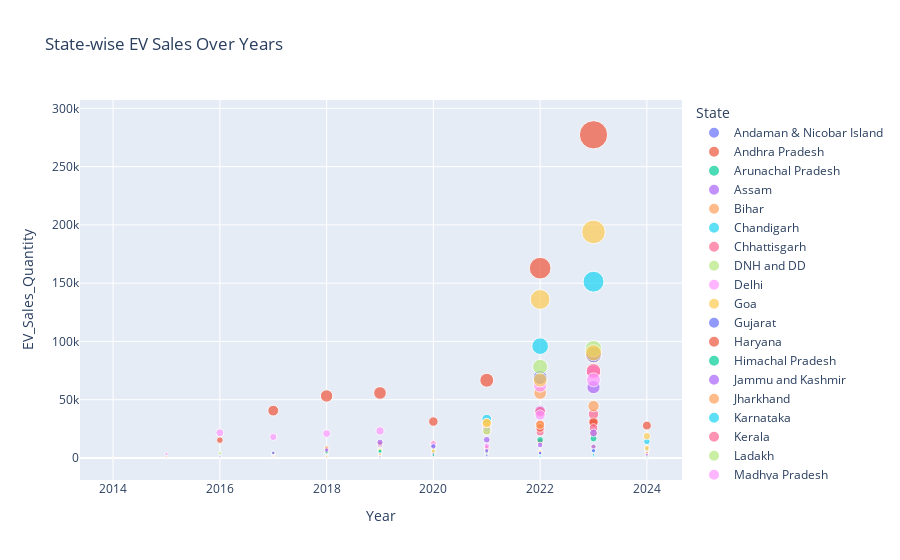

The cell this chart's notebook holds for it:
### Markdown cell above
## Multivariate Analysis

### Code cell
state_year_sales = data.groupby(["State", "Year"])["EV_Sales_Quantity"].sum().reset_index()
fig = px.scatter(state_year_sales, x = "Year", y = "EV_Sales_Quantity", color = "State", size = "EV_Sales_Quantity", hover_name = "State",
                 title="State-wise EV Sales Over Years")
fig.show()

### Figure 1 — Plotly figure (JSON) as saved in the notebook; plotly's stock layout.template omitted (floating-point values rounded to 4 significant figures)
{"data": [{"hovertemplate": "<b>%{hovertext}</b><br><br>State=Andaman & Nicobar Island<br>Year=%{x}<br>EV_Sales_Quantity=%{marker.size}<extra></extra>", "hovertext": ["Andaman & Nicobar Island", "Andaman & Nicobar Island", "Andaman & Nicobar Island", "Andaman & Nicobar Island", "Andaman & Nicobar Island", "Andaman & Nicobar Island", "Andaman & Nicobar Island", "Andaman & Nicobar Island", "Andaman & Nicobar Island", "Andaman & Nicobar Island", "Andaman & Nicobar Island"], "legendgroup": "Andaman & Nicobar Island", "marker": {"color": "#636efa", "size": [0, 0, 0, 0, 20, 2, 36, 92, 23, 26, 3], "sizemode": "area", "sizeref": 693.2, "symbol": "circle"}, "mode": "markers", "name": "Andaman & Nicobar Island", "orientation": "v", "showlegend": true, "type": "scatter", "x": [2014, 2015, 2016, 2017, 2018, 2019, 2020, 2021, 2022, 2023, 2024], "xaxis": "x", "y": [0, 0, 0, 0, 20, 2, 36, 92, 23, 26, 3], "yaxis": "y"}, {"hovertemplate": "<b>%{hovertext}</b><br><br>State=Andhra Pradesh<br>Year=%{x}<br>EV_Sales_Quantity=%{marker.size}<extra></extra>", "hovertext": ["Andhra Pradesh", "Andhra Pradesh", "Andhra Pradesh", "Andhra Pradesh", "Andhra Pradesh", "Andhra Pradesh", "Andhra Pradesh", "Andhra Pradesh", "Andhra Pradesh", "Andhra Pradesh", "Andhra Pradesh"], "legendgroup": "Andhra Pradesh", "marker": {"color": "#EF553B", "size": [12, 8, 20, 0, 1165, 2123, 1623, 9540, 29006, 31506, 2353], "sizemode": "area", "sizeref": 693.2, "symbol": "circle"}, "mode": "markers", "name": "Andhra Pradesh", "orientation": "v", "showlegend": true, "type": "scatter", "x": [2014, 2015, 2016, 2017, 2018, 2019, 2020, 2021, 2022, 2023, 2024], "xaxis": "x", "y": [12, 8, 20, 0, 1165, 2123, 1623, 9540, 29006, 31506, 2353], "yaxis": "y"}, {"hovertemplate": "<b>%{hovertext}</b><br><br>State=Arunachal Pradesh<br>Year=%{x}<br>EV_Sales_Quantity=%{marker.size}<extra></extra>", "hovertext": ["Arunachal Pradesh", "Arunachal Pradesh", "Arunachal Pradesh", "Arunachal Pradesh", "Arunachal Pradesh", "Arunachal Pradesh", "Arunachal Pradesh", "Arunachal Pradesh", "Arunachal Pradesh", "Arunachal Pradesh", "Arunachal Pradesh"], "legendgroup": "Arunachal Pradesh", "marker": {"color": "#00cc96", "size": [0, 0, 1, 0, 1, 1, 5, 2, 2, 21, 7], "sizemode": "area", "sizeref": 693.2, "symbol": "circle"}, "mode": "markers", "name": "Arunachal Pradesh", "orientation": "v", "showlegend": true, "type": "scatter", "x": [2014, 2015, 2016, 2017, 2018, 2019, 2020, 2021, 2022, 2023, 2024], "xaxis": "x", "y": [0, 0, 1, 0, 1, 1, 5, 2, 2, 21, 7], "yaxis": "y"}, {"hovertemplate": "<b>%{hovertext}</b><br><br>State=Assam<br>Year=%{x}<br>EV_Sales_Quantity=%{marker.size}<extra></extra>", "hovertext": ["Assam", "Assam", "Assam", "Assam", "Assam", "Assam", "Assam", "Assam", "Assam", "Assam", "Assam"], "legendgroup": "Assam", "marker": {"color": "#ab63fa", "size": [2, 23, 19, 3833, 7403, 10867, 8357, 15633, 40720, 60798, 4262], "sizemode": "area", "sizeref": 693.2, "symbol": "circle"}, "mode": "markers", "name": "Assam", "orientation": "v", "showlegend": true, "type": "scatter", "x": [2014, 2015, 2016, 2017, 2018, 2019, 2020, 2021, 2022, 2023, 2024], "xaxis": "x", "y": [2, 23, 19, 3833, 7403, 10867, 8357, 15633, 40720, 60798, 4262], "yaxis": "y"}, {"hovertemplate": "<b>%{hovertext}</b><br><br>State=Bihar<br>Year=%{x}<br>EV_Sales_Quantity=%{marker.size}<extra></extra>", "hovertext": ["Bihar", "Bihar", "Bihar", "Bihar", "Bihar", "Bihar", "Bihar", "Bihar", "Bihar", "Bihar", "Bihar"], "legendgroup": "Bihar", "marker": {"color": "#FFA15A", "size": [12, 69, 1100, 3593, 8469, 12380, 12447, 23082, 55752, 88186, 8375], "sizemode": "area", "sizeref": 693.2, "symbol": "circle"}, "mode": "markers", "name": "Bihar", "orientation": "v", "showlegend": true, "type": "scatter", "x": [2014, 2015, 2016, 2017, 2018, 2019, 2020, 2021, 2022, 2023, 2024], "xaxis": "x", "y": [12, 69, 1100, 3593, 8469, 12380, 12447, 23082, 55752, 88186, 8375], "yaxis": "y"}, {"hovertemplate": "<b>%{hovertext}</b><br><br>State=Chandigarh<br>Year=%{x}<br>EV_Sales_Quantity=%{marker.size}<extra></extra>", "hovertext": ["Chandigarh", "Chandigarh", "Chandigarh", "Chandigarh", "Chandigarh", "Chandigarh", "Chandigarh", "Chandigarh", "Chandigarh", "Chandigarh", "Chandigarh"], "legendgroup": "Chandigarh", "marker": {"color": "#19d3f3", "size": [0, 2, 1, 23, 213, 506, 369, 734, 2719, 6333, 553], "sizemode": "area", "sizeref": 693.2, "symbol": "circle"}, "mode": "markers", "name": "Chandigarh", "orientation": "v", "showlegend": true, "type": "scatter", "x": [2014, 2015, 2016, 2017, 2018, 2019, 2020, 2021, 2022, 2023, 2024], "xaxis": "x", "y": [0, 2, 1, 23, 213, 506, 369, 734, 2719, 6333, 553], "yaxis": "y"}, {"hovertemplate": "<b>%{hovertext}</b><br><br>State=Chhattisgarh<br>Year=%{x}<br>EV_Sales_Quantity=%{marker.size}<extra></extra>", "hovertext": ["Chhattisgarh", "Chhattisgarh", "Chhattisgarh", "Chhattisgarh", "Chhattisgarh", "Chhattisgarh", "Chhattisgarh", "Chhattisgarh", "Chhattisgarh", "Chhattisgarh", "Chhattisgarh"], "legendgroup": "Chhattisgarh", "marker": {"color": "#FF6692", "size": [123, 86, 192, 945, 1902, 2744, 1489, 4214, 22363, 37638, 3579], "sizemode": "area", "sizeref": 693.2, "symbol": "circle"}, "mode": "markers", "name": "Chhattisgarh", "orientation": "v", "showlegend": true, "type": "scatter", "x": [2014, 2015, 2016, 2017, 2018, 2019, 2020, 2021, 2022, 2023, 2024], "xaxis": "x", "y": [123, 86, 192, 945, 1902, 2744, 1489, 4214, 22363, 37638, 3579], "yaxis": "y"}, {"hovertemplate": "<b>%{hovertext}</b><br><br>State=DNH and DD<br>Year=%{x}<br>EV_Sales_Quantity=%{marker.size}<extra></extra>", "hovertext": ["DNH and DD", "DNH and DD", "DNH and DD", "DNH and DD", "DNH and DD", "DNH and DD", "DNH and DD", "DNH and DD", "DNH and DD", "DNH and DD", "DNH and DD"], "legendgroup": "DNH and DD", "marker": {"color": "#B6E880", "size": [0, 2, 2, 1, 19, 19, 24, 29, 140, 160, 35], "sizemode": "area", "sizeref": 693.2, "symbol": "circle"}, "mode": "markers", "name": "DNH and DD", "orientation": "v", "showlegend": true, "type": "scatter", "x": [2014, 2015, 2016, 2017, 2018, 2019, 2020, 2021, 2022, 2023, 2024], "xaxis": "x", "y": [0, 2, 2, 1, 19, 19, 24, 29, 140, 160, 35], "yaxis": "y"}, {"hovertemplate": "<b>%{hovertext}</b><br><br>State=Delhi<br>Year=%{x}<br>EV_Sales_Quantity=%{marker.size}<extra></extra>", "hovertext": ["Delhi", "Delhi", "Delhi", "Delhi", "Delhi", "Delhi", "Delhi", "Delhi", "Delhi", "Delhi", "Delhi"], "legendgroup": "Delhi", "marker": {"color": "#FF97FF", "size": [48, 3565, 21688, 18042, 20961, 23222, 12378, 25815, 62265, 73487, 7067], "sizemode": "area", "sizeref": 693.2, "symbol": "circle"}, "mode": "markers", "name": "Delhi", "orientation": "v", "showlegend": true, "type": "scatter", "x": [2014, 2015, 2016, 2017, 2018, 2019, 2020, 2021, 2022, 2023, 2024], "xaxis": "x", "y": [48, 3565, 21688, 18042, 20961, 23222, 12378, 25815, 62265, 73487, 7067], "yaxis": "y"}, {"hovertemplate": "<b>%{hovertext}</b><br><br>State=Goa<br>Year=%{x}<br>EV_Sales_Quantity=%{marker.size}<extra></extra>", "hovertext": ["Goa", "Goa", "Goa", "Goa", "Goa", "Goa", "Goa", "Goa", "Goa", "Goa", "Goa"], "legendgroup": "Goa", "marker": {"color": "#FECB52", "size": [9, 4, 34, 39, 26, 41, 80, 1095, 5686, 9440, 928], "sizemode": "area", "sizeref": 693.2, "symbol": "circle"}, "mode": "markers", "name": "Goa", "orientation": "v", "showlegend": true, "type": "scatter", "x": [2014, 2015, 2016, 2017, 2018, 2019, 2020, 2021, 2022, 2023, 2024], "xaxis": "x", "y": [9, 4, 34, 39, 26, 41, 80, 1095, 5686, 9440, 928], "yaxis": "y"}, {"hovertemplate": "<b>%{hovertext}</b><br><br>State=Gujarat<br>Year=%{x}<br>EV_Sales_Quantity=%{marker.size}<extra></extra>", "hovertext": ["Gujarat", "Gujarat", "Gujarat", "Gujarat", "Gujarat", "Gujarat", "Gujarat", "Gujarat", "Gujarat", "Gujarat", "Gujarat"], "legendgroup": "Gujarat", "marker": {"color": "#636efa", "size": [76, 81, 142, 174, 498, 945, 1120, 9775, 68997, 88617, 6288], "sizemode": "area", "sizeref": 693.2, "symbol": "circle"}, "mode": "markers", "name": "Gujarat", "orientation": "v", "showlegend": true, "type": "scatter", "x": [2014, 2015, 2016, 2017, 2018, 2019, 2020, 2021, 2022, 2023, 2024], "xaxis": "x", "y": [76, 81, 142, 174, 498, 945, 1120, 9775, 68997, 88617, 6288], "yaxis": "y"}, {"hovertemplate": "<b>%{hovertext}</b><br><br>State=Haryana<br>Year=%{x}<br>EV_Sales_Quantity=%{marker.size}<extra></extra>", "hovertext": ["Haryana", "Haryana", "Haryana", "Haryana", "Haryana", "Haryana", "Haryana", "Haryana", "Haryana", "Haryana", "Haryana"], "legendgroup": "Haryana", "marker": {"color": "#EF553B", "size": [9, 55, 1381, 2488, 4623, 5108, 2982, 8661, 25859, 30489, 3595], "sizemode": "area", "sizeref": 693.2, "symbol": "circle"}, "mode": "markers", "name": "Haryana", "orientation": "v", "showlegend": true, "type": "scatter", "x": [2014, 2015, 2016, 2017, 2018, 2019, 2020, 2021, 2022, 2023, 2024], "xaxis": "x", "y": [9, 55, 1381, 2488, 4623, 5108, 2982, 8661, 25859, 30489, 3595], "yaxis": "y"}, {"hovertemplate": "<b>%{hovertext}</b><br><br>State=Himachal Pradesh<br>Year=%{x}<br>EV_Sales_Quantity=%{marker.size}<extra></extra>", "hovertext": ["Himachal Pradesh", "Himachal Pradesh", "Himachal Pradesh", "Himachal Pradesh", "Himachal Pradesh", "Himachal Pradesh", "Himachal Pradesh", "Himachal Pradesh", "Himachal Pradesh", "Himachal Pradesh", "Himachal Pradesh"], "legendgroup": "Himachal Pradesh", "marker": {"color": "#00cc96", "size": [1, 4, 4, 15, 62, 54, 181, 327, 1008, 1126, 104], "sizemode": "area", "sizeref": 693.2, "symbol": "circle"}, "mode": "markers", "name": "Himachal Pradesh", "orientation": "v", "showlegend": true, "type": "scatter", "x": [2014, 2015, 2016, 2017, 2018, 2019, 2020, 2021, 2022, 2023, 2024], "xaxis": "x", "y": [1, 4, 4, 15, 62, 54, 181, 327, 1008, 1126, 104], "yaxis": "y"}, {"hovertemplate": "<b>%{hovertext}</b><br><br>State=Jammu and Kashmir<br>Year=%{x}<br>EV_Sales_Quantity=%{marker.size}<extra></extra>", "hovertext": ["Jammu and Kashmir", "Jammu and Kashmir", "Jammu and Kashmir", "Jammu and Kashmir", "Jammu and Kashmir", "Jammu and Kashmir", "Jammu and Kashmir", "Jammu and Kashmir", "Jammu and Kashmir", "Jammu and Kashmir", "Jammu and Kashmir"], "legendgroup": "Jammu and Kashmir", "marker": {"color": "#ab63fa", "size": [4, 5, 0, 1, 90, 76, 74, 1146, 4690, 9720, 1034], "sizemode": "area", "sizeref": 693.2, "symbol": "circle"}, "mode": "markers", "name": "Jammu and Kashmir", "orientation": "v", "showlegend": true, "type": "scatter", "x": [2014, 2015, 2016, 2017, 2018, 2019, 2020, 2021, 2022, 2023, 2024], "xaxis": "x", "y": [4, 5, 0, 1, 90, 76, 74, 1146, 4690, 9720, 1034], "yaxis": "y"}, {"hovertemplate": "<b>%{hovertext}</b><br><br>State=Jharkhand<br>Year=%{x}<br>EV_Sales_Quantity=%{marker.size}<extra></extra>", "hovertext": ["Jharkhand", "Jharkhand", "Jharkhand", "Jharkhand", "Jharkhand", "Jharkhand", "Jharkhand", "Jharkhand", "Jharkhand", "Jharkhand", "Jharkhand"], "legendgroup": "Jharkhand", "marker": {"color": "#FFA15A", "size": [4, 194, 705, 1352, 1957, 1931, 1516, 3741, 13681, 21097, 1693], "sizemode": "area", "sizeref": 693.2, "symbol": "circle"}, "mode": "markers", "name": "Jharkhand", "orientation": "v", "showlegend": true, "type": "scatter", "x": [2014, 2015, 2016, 2017, 2018, 2019, 2020, 2021, 2022, 2023, 2024], "xaxis": "x", "y": [4, 194, 705, 1352, 1957, 1931, 1516, 3741, 13681, 21097, 1693], "yaxis": "y"}, {"hovertemplate": "<b>%{hovertext}</b><br><br>State=Karnataka<br>Year=%{x}<br>EV_Sales_Quantity=%{marker.size}<extra></extra>", "hovertext": ["Karnataka", "Karnataka", "Karnataka", "Karnataka", "Karnataka", "Karnataka", "Karnataka", "Karnataka", "Karnataka", "Karnataka", "Karnataka"], "legendgroup": "Karnataka", "marker": {"color": "#19d3f3", "size": [601, 682, 605, 729, 2302, 6152, 9716, 33314, 95934, 151272, 14191], "sizemode": "area", "sizeref": 693.2, "symbol": "circle"}, "mode": "markers", "name": "Karnataka", "orientation": "v", "showlegend": true, "type": "scatter", "x": [2014, 2015, 2016, 2017, 2018, 2019, 2020, 2021, 2022, 2023, 2024], "xaxis": "x", "y": [601, 682, 605, 729, 2302, 6152, 9716, 33314, 95934, 151272, 14191], "yaxis": "y"}, {"hovertemplate": "<b>%{hovertext}</b><br><br>State=Kerala<br>Year=%{x}<br>EV_Sales_Quantity=%{marker.size}<extra></extra>", "hovertext": ["Kerala", "Kerala", "Kerala", "Kerala", "Kerala", "Kerala", "Kerala", "Kerala", "Kerala", "Kerala", "Kerala"], "legendgroup": "Kerala", "marker": {"color": "#FF6692", "size": [26, 27, 19, 77, 264, 471, 1386, 8801, 39671, 74714, 7790], "sizemode": "area", "sizeref": 693.2, "symbol": "circle"}, "mode": "markers", "name": "Kerala", "orientation": "v", "showlegend": true, "type": "scatter", "x": [2014, 2015, 2016, 2017, 2018, 2019, 2020, 2021, 2022, 2023, 2024], "xaxis": "x", "y": [26, 27, 19, 77, 264, 471, 1386, 8801, 39671, 74714, 7790], "yaxis": "y"}, {"hovertemplate": "<b>%{hovertext}</b><br><br>State=Ladakh<br>Year=%{x}<br>EV_Sales_Quantity=%{marker.size}<extra></extra>", "hovertext": ["Ladakh", "Ladakh", "Ladakh", "Ladakh", "Ladakh", "Ladakh", "Ladakh", "Ladakh", "Ladakh", "Ladakh", "Ladakh"], "legendgroup": "Ladakh", "marker": {"color": "#B6E880", "size": [0, 0, 0, 0, 0, 0, 0, 6, 40, 28, 14], "sizemode": "area", "sizeref": 693.2, "symbol": "circle"}, "mode": "markers", "name": "Ladakh", "orientation": "v", "showlegend": true, "type": "scatter", "x": [2014, 2015, 2016, 2017, 2018, 2019, 2020, 2021, 2022, 2023, 2024], "xaxis": "x", "y": [0, 0, 0, 0, 0, 0, 0, 6, 40, 28, 14], "yaxis": "y"}, {"hovertemplate": "<b>%{hovertext}</b><br><br>State=Madhya Pradesh<br>Year=%{x}<br>EV_Sales_Quantity=%{marker.size}<extra></extra>", "hovertext": ["Madhya Pradesh", "Madhya Pradesh", "Madhya Pradesh", "Madhya Pradesh", "Madhya Pradesh", "Madhya Pradesh", "Madhya Pradesh", "Madhya Pradesh", "Madhya Pradesh", "Madhya Pradesh", "Madhya Pradesh"], "legendgroup": "Madhya Pradesh", "marker": {"color": "#FF97FF", "size": [41, 84, 836, 1404, 2738, 3680, 3358, 10427, 36797, 67051, 6766], "sizemode": "area", "sizeref": 693.2, "symbol": "circle"}, "mode": "markers", "name": "Madhya Pradesh", "orientation": "v", "showlegend": true, "type": "scatter", "x": [2014, 2015, 2016, 2017, 2018, 2019, 2020, 2021, 2022, 2023, 2024], "xaxis": "x", "y": [41, 84, 836, 1404, 2738, 3680, 3358, 10427, 36797, 67051, 6766], "yaxis": "y"}, {"hovertemplate": "<b>%{hovertext}</b><br><br>State=Maharashtra<br>Year=%{x}<br>EV_Sales_Quantity=%{marker.size}<extra></extra>", "hovertext": ["Maharashtra", "Maharashtra", "Maharashtra", "Maharashtra", "Maharashtra", "Maharashtra", "Maharashtra", "Maharashtra", "Maharashtra", "Maharashtra", "Maharashtra"], "legendgroup": "Maharashtra", "marker": {"color": "#FECB52", "size": [905, 1015, 951, 945, 4640, 7319, 7137, 29907, 136036, 193935, 18745], "sizemode": "area", "sizeref": 693.2, "symbol": "circle"}, "mode": "markers", "name": "Maharashtra", "orientation": "v", "showlegend": true, "type": "scatter", "x": [2014, 2015, 2016, 2017, 2018, 2019, 2020, 2021, 2022, 2023, 2024], "xaxis": "x", "y": [905, 1015, 951, 945, 4640, 7319, 7137, 29907, 136036, 193935, 18745], "yaxis": "y"}, {"hovertemplate": "<b>%{hovertext}</b><br><br>State=Manipur<br>Year=%{x}<br>EV_Sales_Quantity=%{marker.size}<extra></extra>", "hovertext": ["Manipur", "Manipur", "Manipur", "Manipur", "Manipur", "Manipur", "Manipur", "Manipur", "Manipur", "Manipur", "Manipur"], "legendgroup": "Manipur", "marker": {"color": "#636efa", "size": [0, 0, 2, 5, 39, 251, 104, 114, 341, 399, 29], "sizemode": "area", "sizeref": 693.2, "symbol": "circle"}, "mode": "markers", "name": "Manipur", "orientation": "v", "showlegend": true, "type": "scatter", "x": [2014, 2015, 2016, 2017, 2018, 2019, 2020, 2021, 2022, 2023, 2024], "xaxis": "x", "y": [0, 0, 2, 5, 39, 251, 104, 114, 341, 399, 29], "yaxis": "y"}, {"hovertemplate": "<b>%{hovertext}</b><br><br>State=Meghalaya<br>Year=%{x}<br>EV_Sales_Quantity=%{marker.size}<extra></extra>", "hovertext": ["Meghalaya", "Meghalaya", "Meghalaya", "Meghalaya", "Meghalaya", "Meghalaya", "Meghalaya", "Meghalaya", "Meghalaya", "Meghalaya", "Meghalaya"], "legendgroup": "Meghalaya", "marker": {"color": "#EF553B", "size": [1, 0, 1, 0, 2, 13, 3, 5, 42, 113, 28], "sizemode": "area", "sizeref": 693.2, "symbol": "circle"}, "mode": "markers", "name": "Meghalaya", "orientation": "v", "showlegend": true, "type": "scatter", "x": [2014, 2015, 2016, 2017, 2018, 2019, 2020, 2021, 2022, 2023, 2024], "xaxis": "x", "y": [1, 0, 1, 0, 2, 13, 3, 5, 42, 113, 28], "yaxis": "y"}, {"hovertemplate": "<b>%{hovertext}</b><br><br>State=Mizoram<br>Year=%{x}<br>EV_Sales_Quantity=%{marker.size}<extra></extra>", "hovertext": ["Mizoram", "Mizoram", "Mizoram", "Mizoram", "Mizoram", "Mizoram", "Mizoram", "Mizoram", "Mizoram", "Mizoram", "Mizoram"], "legendgroup": "Mizoram", "marker": {"color": "#00cc96", "size": [0, 0, 2, 0, 0, 1, 1, 0, 36, 166, 29], "sizemode": "area", "sizeref": 693.2, "symbol": "circle"}, "mode": "markers", "name": "Mizoram", "orientation": "v", "showlegend": true, "type": "scatter", "x": [2014, 2015, 2016, 2017, 2018, 2019, 2020, 2021, 2022, 2023, 2024], "xaxis": "x", "y": [0, 0, 2, 0, 0, 1, 1, 0, 36, 166, 29], "yaxis": "y"}, {"hovertemplate": "<b>%{hovertext}</b><br><br>State=Nagaland<br>Year=%{x}<br>EV_Sales_Quantity=%{marker.size}<extra></extra>", "hovertext": ["Nagaland", "Nagaland", "Nagaland", "Nagaland", "Nagaland", "Nagaland", "Nagaland", "Nagaland", "Nagaland", "Nagaland", "Nagaland"], "legendgroup": "Nagaland", "marker": {"color": "#ab63fa", "size": [0, 1, 0, 0, 0, 29, 11, 2, 3, 6, 0], "sizemode": "area", "sizeref": 693.2, "symbol": "circle"}, "mode": "markers", "name": "Nagaland", "orientation": "v", "showlegend": true, "type": "scatter", "x": [2014, 2015, 2016, 2017, 2018, 2019, 2020, 2021, 2022, 2023, 2024], "xaxis": "x", "y": [0, 1, 0, 0, 0, 29, 11, 2, 3, 6, 0], "yaxis": "y"}, {"hovertemplate": "<b>%{hovertext}</b><br><br>State=Odisha<br>Year=%{x}<br>EV_Sales_Quantity=%{marker.size}<extra></extra>", "hovertext": ["Odisha", "Odisha", "Odisha", "Odisha", "Odisha", "Odisha", "Odisha", "Odisha", "Odisha", "Odisha", "Odisha"], "legendgroup": "Odisha", "marker": {"color": "#FFA15A", "size": [51, 47, 25, 212, 1358, 1159, 904, 5627, 28444, 44552, 4444], "sizemode": "area", "sizeref": 693.2, "symbol": "circle"}, "mode": "markers", "name": "Odisha", "orientation": "v", "showlegend": true, "type": "scatter", "x": [2014, 2015, 2016, 2017, 2018, 2019, 2020, 2021, 2022, 2023, 2024], "xaxis": "x", "y": [51, 47, 25, 212, 1358, 1159, 904, 5627, 28444, 44552, 4444], "yaxis": "y"}, {"hovertemplate": "<b>%{hovertext}</b><br><br>State=Puducherry<br>Year=%{x}<br>EV_Sales_Quantity=%{marker.size}<extra></extra>", "hovertext": ["Puducherry", "Puducherry", "Puducherry", "Puducherry", "Puducherry", "Puducherry", "Puducherry", "Puducherry", "Puducherry", "Puducherry", "Puducherry"], "legendgroup": "Puducherry", "marker": {"color": "#19d3f3", "size": [3, 11, 7, 9, 87, 80, 88, 405, 1481, 2637, 331], "sizemode": "area", "sizeref": 693.2, "symbol": "circle"}, "mode": "markers", "name": "Puducherry", "orientation": "v", "showlegend": true, "type": "scatter", "x": [2014, 2015, 2016, 2017, 2018, 2019, 2020, 2021, 2022, 2023, 2024], "xaxis": "x", "y": [3, 11, 7, 9, 87, 80, 88, 405, 1481, 2637, 331], "yaxis": "y"}, {"hovertemplate": "<b>%{hovertext}</b><br><br>State=Punjab<br>Year=%{x}<br>EV_Sales_Quantity=%{marker.size}<extra></extra>", "hovertext": ["Punjab", "Punjab", "Punjab", "Punjab", "Punjab", "Punjab", "Punjab", "Punjab", "Punjab", "Punjab", "Punjab"], "legendgroup": "Punjab", "marker": {"color": "#FF6692", "size": [30, 19, 38, 139, 363, 961, 832, 4643, 14054, 25741, 2465], "sizemode": "area", "sizeref": 693.2, "symbol": "circle"}, "mode": "markers", "name": "Punjab", "orientation": "v", "showlegend": true, "type": "scatter", "x": [2014, 2015, 2016, 2017, 2018, 2019, 2020, 2021, 2022, 2023, 2024], "xaxis": "x", "y": [30, 19, 38, 139, 363, 961, 832, 4643, 14054, 25741, 2465], "yaxis": "y"}, {"hovertemplate": "<b>%{hovertext}</b><br><br>State=Rajasthan<br>Year=%{x}<br>EV_Sales_Quantity=%{marker.size}<extra></extra>", "hovertext": ["Rajasthan", "Rajasthan", "Rajasthan", "Rajasthan", "Rajasthan", "Rajasthan", "Rajasthan", "Rajasthan", "Rajasthan", "Rajasthan", "Rajasthan"], "legendgroup": "Rajasthan", "marker": {"color": "#B6E880", "size": [87, 676, 3996, 3945, 4678, 6633, 5603, 23462, 78240, 93818, 7435], "sizemode": "area", "sizeref": 693.2, "symbol": "circle"}, "mode": "markers", "name": "Rajasthan", "orientation": "v", "showlegend": true, "type": "scatter", "x": [2014, 2015, 2016, 2017, 2018, 2019, 2020, 2021, 2022, 2023, 2024], "xaxis": "x", "y": [87, 676, 3996, 3945, 4678, 6633, 5603, 23462, 78240, 93818, 7435], "yaxis": "y"}, {"hovertemplate": "<b>%{hovertext}</b><br><br>State=Sikkim<br>Year=%{x}<br>EV_Sales_Quantity=%{marker.size}<extra></extra>", "hovertext": ["Sikkim", "Sikkim", "Sikkim", "Sikkim", "Sikkim", "Sikkim", "Sikkim", "Sikkim", "Sikkim", "Sikkim", "Sikkim"], "legendgroup": "Sikkim", "marker": {"color": "#FF97FF", "size": [1, 2, 1, 0, 0, 0, 0, 0, 0, 0, 0], "sizemode": "area", "sizeref": 693.2, "symbol": "circle"}, "mode": "markers", "name": "Sikkim", "orientation": "v", "showlegend": true, "type": "scatter", "x": [2014, 2015, 2016, 2017, 2018, 2019, 2020, 2021, 2022, 2023, 2024], "xaxis": "x", "y": [1, 2, 1, 0, 0, 0, 0, 0, 0, 0, 0], "yaxis": "y"}, {"hovertemplate": "<b>%{hovertext}</b><br><br>State=Tamil Nadu<br>Year=%{x}<br>EV_Sales_Quantity=%{marker.size}<extra></extra>", "hovertext": ["Tamil Nadu", "Tamil Nadu", "Tamil Nadu", "Tamil Nadu", "Tamil Nadu", "Tamil Nadu", "Tamil Nadu", "Tamil Nadu", "Tamil Nadu", "Tamil Nadu", "Tamil Nadu"], "legendgroup": "Tamil Nadu", "marker": {"color": "#FECB52", "size": [196, 86, 86, 118, 1332, 3444, 5698, 30030, 66955, 90242, 8715], "sizemode": "area", "sizeref": 693.2, "symbol": "circle"}, "mode": "markers", "name": "Tamil Nadu", "orientation": "v", "showlegend": true, "type": "scatter", "x": [2014, 2015, 2016, 2017, 2018, 2019, 2020, 2021, 2022, 2023, 2024], "xaxis": "x", "y": [196, 86, 86, 118, 1332, 3444, 5698, 30030, 66955, 90242, 8715], "yaxis": "y"}, {"hovertemplate": "<b>%{hovertext}</b><br><br>State=Tripura<br>Year=%{x}<br>EV_Sales_Quantity=%{marker.size}<extra></extra>", "hovertext": ["Tripura", "Tripura", "Tripura", "Tripura", "Tripura", "Tripura", "Tripura", "Tripura", "Tripura", "Tripura", "Tripura"], "legendgroup": "Tripura", "marker": {"color": "#636efa", "size": [0, 0, 0, 2, 32, 1459, 3421, 2435, 4178, 6312, 507], "sizemode": "area", "sizeref": 693.2, "symbol": "circle"}, "mode": "markers", "name": "Tripura", "orientation": "v", "showlegend": true, "type": "scatter", "x": [2014, 2015, 2016, 2017, 2018, 2019, 2020, 2021, 2022, 2023, 2024], "xaxis": "x", "y": [0, 0, 0, 2, 32, 1459, 3421, 2435, 4178, 6312, 507], "yaxis": "y"}, {"hovertemplate": "<b>%{hovertext}</b><br><br>State=Uttar Pradesh<br>Year=%{x}<br>EV_Sales_Quantity=%{marker.size}<extra></extra>", "hovertext": ["Uttar Pradesh", "Uttar Pradesh", "Uttar Pradesh", "Uttar Pradesh", "Uttar Pradesh", "Uttar Pradesh", "Uttar Pradesh", "Uttar Pradesh", "Uttar Pradesh", "Uttar Pradesh", "Uttar Pradesh"], "legendgroup": "Uttar Pradesh", "marker": {"color": "#EF553B", "size": [139, 1012, 15310, 40649, 53212, 55796, 31264, 66702, 162857, 277300, 27833], "sizemode": "area", "sizeref": 693.2, "symbol": "circle"}, "mode": "markers", "name": "Uttar Pradesh", "orientation": "v", "showlegend": true, "type": "scatter", "x": [2014, 2015, 2016, 2017, 2018, 2019, 2020, 2021, 2022, 2023, 2024], "xaxis": "x", "y": [139, 1012, 15310, 40649, 53212, 55796, 31264, 66702, 162857, 277300, 27833], "yaxis": "y"}, {"hovertemplate": "<b>%{hovertext}</b><br><br>State=Uttarakhand<br>Year=%{x}<br>EV_Sales_Quantity=%{marker.size}<extra></extra>", "hovertext": ["Uttarakhand", "Uttarakhand", "Uttarakhand", "Uttarakhand", "Uttarakhand", "Uttarakhand", "Uttarakhand", "Uttarakhand", "Uttarakhand", "Uttarakhand", "Uttarakhand"], "legendgroup": "Uttarakhand", "marker": {"color": "#00cc96", "size": [9, 14, 1158, 4225, 5070, 5819, 2398, 5324, 15561, 16794, 1234], "sizemode": "area", "sizeref": 693.2, "symbol": "circle"}, "mode": "markers", "name": "Uttarakhand", "orientation": "v", "showlegend": true, "type": "scatter", "x": [2014, 2015, 2016, 2017, 2018, 2019, 2020, 2021, 2022, 2023, 2024], "xaxis": "x", "y": [9, 14, 1158, 4225, 5070, 5819, 2398, 5324, 15561, 16794, 1234], "yaxis": "y"}, {"hovertemplate": "<b>%{hovertext}</b><br><br>State=West Bengal<br>Year=%{x}<br>EV_Sales_Quantity=%{marker.size}<extra></extra>", "hovertext": ["West Bengal", "West Bengal", "West Bengal", "West Bengal", "West Bengal", "West Bengal", "West Bengal", "West Bengal", "West Bengal", "West Bengal", "West Bengal"], "legendgroup": "West Bengal", "marker": {"color": "#ab63fa", "size": [2, 31, 1529, 4455, 6728, 13533, 10079, 6408, 11142, 21455, 2750], "sizemode": "area", "sizeref": 693.2, "symbol": "circle"}, "mode": "markers", "name": "West Bengal", "orientation": "v", "showlegend": true, "type": "scatter", "x": [2014, 2015, 2016, 2017, 2018, 2019, 2020, 2021, 2022, 2023, 2024], "xaxis": "x", "y": [2, 31, 1529, 4455, 6728, 13533, 10079, 6408, 11142, 21455, 2750], "yaxis": "y"}], "layout": {"legend": {"itemsizing": "constant", "title": {"text": "State"}, "tracegroupgap": 0}, "title": {"text": "State-wise EV Sales Over Years"}, "xaxis": {"anchor": "y", "domain": [0, 1], "title": {"text": "Year"}}, "yaxis": {"anchor": "x", "domain": [0, 1], "title": {"text": "EV_Sales_Quantity"}}}}
